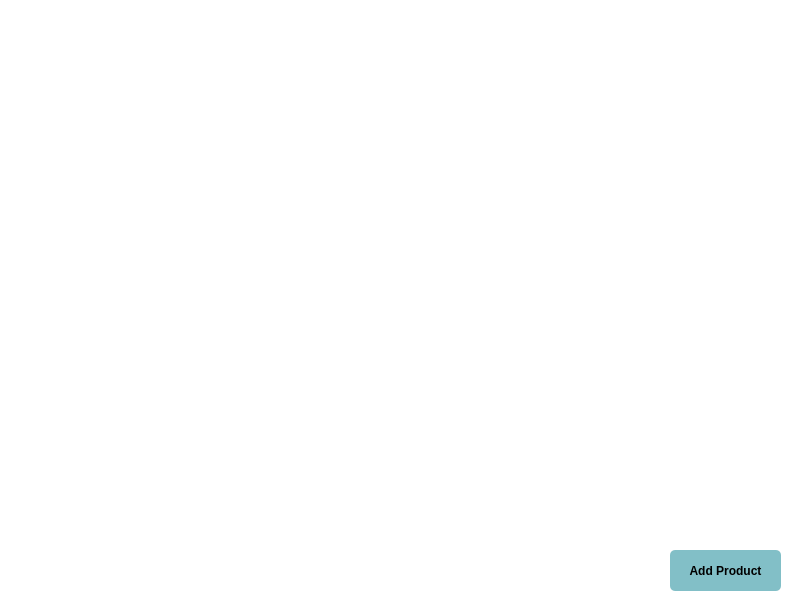
<?xml version="1.0" encoding="UTF-8"?>
<ui version="4.0">
 <class>StorePage</class>
 <widget class="QWidget" name="StorePage">
  <property name="geometry">
   <rect>
    <x>0</x>
    <y>0</y>
    <width>800</width>
    <height>600</height>
   </rect>
  </property>
  <property name="windowTitle">
   <string>My Store</string>
  </property>
  <property name="styleSheet">
   <string notr="true">QWidget {
	background-color: white;
}</string>
  </property>
  <widget class="QPushButton" name="addProductButton">
   <property name="geometry">
    <rect>
     <x>670</x>
     <y>550</y>
     <width>111</width>
     <height>41</height>
    </rect>
   </property>
   <property name="styleSheet">
    <string notr="true">QPushButton {
	background-color: #82bfc7;
	font-weight: bold;
	border-radius: 5px;
	border: 0px;
}
QPushButton:hover {
	background-color: #0b5572;
	color: white;
}</string>
   </property>
   <property name="text">
    <string>Add Product</string>
   </property>
   <property name="icon">
    <iconset theme="QIcon::ThemeIcon::ListAdd"/>
   </property>
  </widget>
 </widget>
 <resources/>
 <connections/>
</ui>
